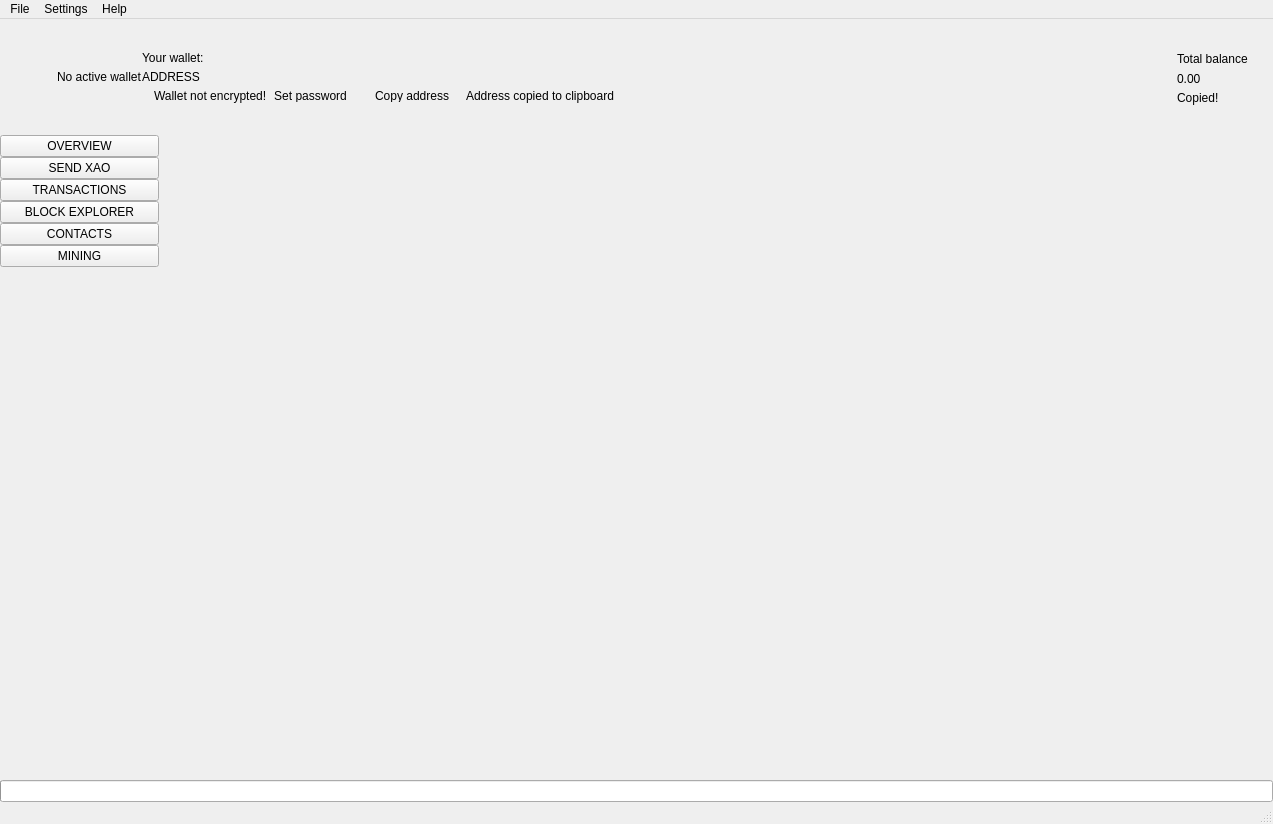
<?xml version="1.0" encoding="UTF-8"?>
<ui version="4.0">
 <class>MainWindow</class>
 <widget class="QMainWindow" name="MainWindow">
  <property name="geometry">
   <rect>
    <x>0</x>
    <y>0</y>
    <width>1273</width>
    <height>824</height>
   </rect>
  </property>
  <property name="sizePolicy">
   <sizepolicy hsizetype="Preferred" vsizetype="Preferred">
    <horstretch>0</horstretch>
    <verstretch>0</verstretch>
   </sizepolicy>
  </property>
  <property name="minimumSize">
   <size>
    <width>1260</width>
    <height>600</height>
   </size>
  </property>
  <property name="maximumSize">
   <size>
    <width>16777215</width>
    <height>16777215</height>
   </size>
  </property>
  <property name="windowTitle">
   <string>MainWindow</string>
  </property>
  <property name="windowIcon">
   <iconset>
    <normaloff>:/images/auruxcoin</normaloff>:/images/auruxcoin</iconset>
  </property>
  <widget class="QWidget" name="centralwidget">
   <layout class="QVBoxLayout" name="verticalLayout_2">
    <property name="spacing">
     <number>0</number>
    </property>
    <property name="leftMargin">
     <number>0</number>
    </property>
    <property name="topMargin">
     <number>0</number>
    </property>
    <property name="rightMargin">
     <number>0</number>
    </property>
    <property name="bottomMargin">
     <number>0</number>
    </property>
    <item>
     <widget class="QFrame" name="m_headerFrame">
      <property name="minimumSize">
       <size>
        <width>0</width>
        <height>116</height>
       </size>
      </property>
      <property name="maximumSize">
       <size>
        <width>16777215</width>
        <height>116</height>
       </size>
      </property>
      <property name="frameShape">
       <enum>QFrame::NoFrame</enum>
      </property>
      <property name="frameShadow">
       <enum>QFrame::Raised</enum>
      </property>
      <layout class="QHBoxLayout" name="horizontalLayout_3">
       <property name="spacing">
        <number>0</number>
       </property>
       <property name="leftMargin">
        <number>0</number>
       </property>
       <property name="topMargin">
        <number>0</number>
       </property>
       <property name="rightMargin">
        <number>25</number>
       </property>
       <property name="bottomMargin">
        <number>0</number>
       </property>
       <item>
        <spacer name="horizontalSpacer_2">
         <property name="orientation">
          <enum>Qt::Horizontal</enum>
         </property>
         <property name="sizeType">
          <enum>QSizePolicy::Fixed</enum>
         </property>
         <property name="sizeHint" stdset="0">
          <size>
           <width>30</width>
           <height>20</height>
          </size>
         </property>
        </spacer>
       </item>
       <item>
        <widget class="QLabel" name="m_logoLabel">
         <property name="text">
          <string/>
         </property>
        </widget>
       </item>
       <item>
        <spacer name="horizontalSpacer_5">
         <property name="orientation">
          <enum>Qt::Horizontal</enum>
         </property>
         <property name="sizeType">
          <enum>QSizePolicy::Fixed</enum>
         </property>
         <property name="sizeHint" stdset="0">
          <size>
           <width>20</width>
           <height>20</height>
          </size>
         </property>
        </spacer>
       </item>
       <item>
        <widget class="WalletGui::WalletSmallGrayTextLabel" name="m_noWalletLabel">
         <property name="text">
          <string>No active wallet</string>
         </property>
        </widget>
       </item>
       <item>
        <widget class="QFrame" name="m_walletFrame">
         <property name="frameShape">
          <enum>QFrame::NoFrame</enum>
         </property>
         <property name="frameShadow">
          <enum>QFrame::Raised</enum>
         </property>
         <layout class="QVBoxLayout" name="verticalLayout_3">
          <property name="spacing">
           <number>5</number>
          </property>
          <property name="leftMargin">
           <number>0</number>
          </property>
          <property name="topMargin">
           <number>0</number>
          </property>
          <property name="rightMargin">
           <number>0</number>
          </property>
          <property name="bottomMargin">
           <number>0</number>
          </property>
          <item>
           <spacer name="verticalSpacer_3">
            <property name="orientation">
             <enum>Qt::Vertical</enum>
            </property>
            <property name="sizeType">
             <enum>QSizePolicy::Minimum</enum>
            </property>
            <property name="sizeHint" stdset="0">
             <size>
              <width>20</width>
              <height>40</height>
             </size>
            </property>
           </spacer>
          </item>
          <item>
           <widget class="WalletGui::WalletSmallGrayTextLabel" name="m_walletLabel">
            <property name="text">
             <string>Your wallet:</string>
            </property>
            <property name="indent">
             <number>0</number>
            </property>
           </widget>
          </item>
          <item>
           <widget class="QLabel" name="m_addressLabel">
            <property name="sizePolicy">
             <sizepolicy hsizetype="Preferred" vsizetype="Preferred">
              <horstretch>0</horstretch>
              <verstretch>0</verstretch>
             </sizepolicy>
            </property>
            <property name="cursor">
             <cursorShape>PointingHandCursor</cursorShape>
            </property>
            <property name="toolTip">
             <string>Click to copy</string>
            </property>
            <property name="text">
             <string>ADDRESS</string>
            </property>
            <property name="indent">
             <number>0</number>
            </property>
           </widget>
          </item>
          <item>
           <layout class="QHBoxLayout" name="horizontalLayout_2">
            <property name="spacing">
             <number>0</number>
            </property>
            <item alignment="Qt::AlignTop">
             <widget class="QFrame" name="m_notEncryptedFrame">
              <property name="frameShape">
               <enum>QFrame::NoFrame</enum>
              </property>
              <property name="frameShadow">
               <enum>QFrame::Raised</enum>
              </property>
              <layout class="QHBoxLayout" name="horizontalLayout_4">
               <property name="spacing">
                <number>0</number>
               </property>
               <property name="leftMargin">
                <number>0</number>
               </property>
               <property name="topMargin">
                <number>0</number>
               </property>
               <property name="rightMargin">
                <number>0</number>
               </property>
               <property name="bottomMargin">
                <number>0</number>
               </property>
               <item alignment="Qt::AlignVCenter">
                <widget class="QLabel" name="m_notEncryptedIconLabel">
                 <property name="text">
                  <string/>
                 </property>
                 <property name="pixmap">
                  <pixmap resource="../../resources.qrc">:/icons/lock_open_gray</pixmap>
                 </property>
                 <property name="alignment">
                  <set>Qt::AlignLeading|Qt::AlignLeft|Qt::AlignVCenter</set>
                 </property>
                </widget>
               </item>
               <item>
                <spacer name="horizontalSpacer_11">
                 <property name="orientation">
                  <enum>Qt::Horizontal</enum>
                 </property>
                 <property name="sizeType">
                  <enum>QSizePolicy::Fixed</enum>
                 </property>
                 <property name="sizeHint" stdset="0">
                  <size>
                   <width>5</width>
                   <height>3</height>
                  </size>
                 </property>
                </spacer>
               </item>
               <item alignment="Qt::AlignVCenter">
                <widget class="WalletGui::WalletTinyGrayTextLabel" name="m_notEncryptedTextLabel">
                 <property name="text">
                  <string>Wallet not encrypted!</string>
                 </property>
                 <property name="alignment">
                  <set>Qt::AlignLeading|Qt::AlignLeft|Qt::AlignVCenter</set>
                 </property>
                </widget>
               </item>
               <item>
                <spacer name="horizontalSpacer_9">
                 <property name="orientation">
                  <enum>Qt::Horizontal</enum>
                 </property>
                 <property name="sizeType">
                  <enum>QSizePolicy::Fixed</enum>
                 </property>
                 <property name="sizeHint" stdset="0">
                  <size>
                   <width>3</width>
                   <height>3</height>
                  </size>
                 </property>
                </spacer>
               </item>
               <item alignment="Qt::AlignVCenter">
                <widget class="WalletGui::WalletTinyLinkLikeButton" name="m_encryptButton">
                 <property name="sizePolicy">
                  <sizepolicy hsizetype="Minimum" vsizetype="Minimum">
                   <horstretch>0</horstretch>
                   <verstretch>0</verstretch>
                  </sizepolicy>
                 </property>
                 <property name="minimumSize">
                  <size>
                   <width>0</width>
                   <height>3</height>
                  </size>
                 </property>
                 <property name="cursor">
                  <cursorShape>PointingHandCursor</cursorShape>
                 </property>
                 <property name="text">
                  <string>Set password</string>
                 </property>
                 <property name="flat">
                  <bool>true</bool>
                 </property>
                </widget>
               </item>
               <item>
                <spacer name="horizontalSpacer_10">
                 <property name="orientation">
                  <enum>Qt::Horizontal</enum>
                 </property>
                 <property name="sizeType">
                  <enum>QSizePolicy::Fixed</enum>
                 </property>
                 <property name="sizeHint" stdset="0">
                  <size>
                   <width>20</width>
                   <height>3</height>
                  </size>
                 </property>
                </spacer>
               </item>
              </layout>
             </widget>
            </item>
            <item alignment="Qt::AlignVCenter">
             <widget class="WalletGui::WalletTinyLinkLikeButton" name="m_copyAddressButton">
              <property name="sizePolicy">
               <sizepolicy hsizetype="Minimum" vsizetype="Minimum">
                <horstretch>0</horstretch>
                <verstretch>0</verstretch>
               </sizepolicy>
              </property>
              <property name="minimumSize">
               <size>
                <width>0</width>
                <height>3</height>
               </size>
              </property>
              <property name="cursor">
               <cursorShape>PointingHandCursor</cursorShape>
              </property>
              <property name="focusPolicy">
               <enum>Qt::NoFocus</enum>
              </property>
              <property name="autoFillBackground">
               <bool>true</bool>
              </property>
              <property name="text">
               <string>Copy address</string>
              </property>
              <property name="flat">
               <bool>true</bool>
              </property>
             </widget>
            </item>
            <item>
             <spacer name="horizontalSpacer_7">
              <property name="orientation">
               <enum>Qt::Horizontal</enum>
              </property>
              <property name="sizeType">
               <enum>QSizePolicy::Fixed</enum>
              </property>
              <property name="sizeHint" stdset="0">
               <size>
                <width>13</width>
                <height>3</height>
               </size>
              </property>
             </spacer>
            </item>
            <item alignment="Qt::AlignVCenter">
             <widget class="WalletGui::CopyMagicLabel" name="m_copyAddressLabel">
              <property name="text">
               <string>Address copied to clipboard</string>
              </property>
              <property name="alignment">
               <set>Qt::AlignLeading|Qt::AlignLeft|Qt::AlignVCenter</set>
              </property>
             </widget>
            </item>
            <item>
             <spacer name="horizontalSpacer">
              <property name="orientation">
               <enum>Qt::Horizontal</enum>
              </property>
              <property name="sizeHint" stdset="0">
               <size>
                <width>40</width>
                <height>3</height>
               </size>
              </property>
             </spacer>
            </item>
           </layout>
          </item>
          <item>
           <spacer name="verticalSpacer_2">
            <property name="orientation">
             <enum>Qt::Vertical</enum>
            </property>
            <property name="sizeType">
             <enum>QSizePolicy::Minimum</enum>
            </property>
            <property name="sizeHint" stdset="0">
             <size>
              <width>20</width>
              <height>40</height>
             </size>
            </property>
           </spacer>
          </item>
         </layout>
        </widget>
       </item>
       <item>
        <spacer name="horizontalSpacer_3">
         <property name="orientation">
          <enum>Qt::Horizontal</enum>
         </property>
         <property name="sizeType">
          <enum>QSizePolicy::Expanding</enum>
         </property>
         <property name="sizeHint" stdset="0">
          <size>
           <width>34</width>
           <height>20</height>
          </size>
         </property>
        </spacer>
       </item>
       <item>
        <spacer name="horizontalSpacer_8">
         <property name="orientation">
          <enum>Qt::Horizontal</enum>
         </property>
         <property name="sizeType">
          <enum>QSizePolicy::Fixed</enum>
         </property>
         <property name="sizeHint" stdset="0">
          <size>
           <width>34</width>
           <height>20</height>
          </size>
         </property>
        </spacer>
       </item>
       <item alignment="Qt::AlignRight|Qt::AlignVCenter">
        <widget class="QFrame" name="m_balanceFrame">
         <layout class="QGridLayout" name="gridLayout">
          <property name="leftMargin">
           <number>0</number>
          </property>
          <property name="topMargin">
           <number>30</number>
          </property>
          <property name="rightMargin">
           <number>0</number>
          </property>
          <property name="bottomMargin">
           <number>0</number>
          </property>
          <property name="verticalSpacing">
           <number>3</number>
          </property>
          <item row="0" column="2">
           <layout class="QVBoxLayout" name="verticalLayout_4">
            <item>
             <widget class="QLabel" name="m_balanceTextLabel">
              <property name="text">
               <string>Total balance</string>
              </property>
             </widget>
            </item>
            <item>
             <widget class="QLabel" name="m_balanceLabel">
              <property name="cursor">
               <cursorShape>PointingHandCursor</cursorShape>
              </property>
              <property name="toolTip">
               <string>Click to copy</string>
              </property>
              <property name="text">
               <string>0.00</string>
              </property>
             </widget>
            </item>
           </layout>
          </item>
          <item row="1" column="2">
           <widget class="WalletGui::CopyMagicLabel" name="m_balanceCopyLabel">
            <property name="text">
             <string>Copied!</string>
            </property>
           </widget>
          </item>
          <item row="0" column="1">
           <spacer name="horizontalSpacer_6">
            <property name="orientation">
             <enum>Qt::Horizontal</enum>
            </property>
            <property name="sizeType">
             <enum>QSizePolicy::Fixed</enum>
            </property>
            <property name="sizeHint" stdset="0">
             <size>
              <width>2</width>
              <height>39</height>
             </size>
            </property>
           </spacer>
          </item>
          <item row="2" column="2">
           <spacer name="verticalSpacer_5">
            <property name="orientation">
             <enum>Qt::Vertical</enum>
            </property>
            <property name="sizeType">
             <enum>QSizePolicy::Expanding</enum>
            </property>
            <property name="sizeHint" stdset="0">
             <size>
              <width>20</width>
              <height>50</height>
             </size>
            </property>
           </spacer>
          </item>
          <item row="0" column="0">
           <widget class="QLabel" name="m_balanceIconLabel">
            <property name="text">
             <string/>
            </property>
            <property name="pixmap">
             <pixmap resource="../../resources.qrc">:/icons/total_balance</pixmap>
            </property>
           </widget>
          </item>
         </layout>
        </widget>
       </item>
      </layout>
     </widget>
    </item>
    <item>
     <layout class="QHBoxLayout" name="horizontalLayout" stretch="0,0,0,0,0,0,0,0">
      <property name="spacing">
       <number>0</number>
      </property>
      <item>
       <widget class="QFrame" name="m_toolFrame">
        <property name="frameShape">
         <enum>QFrame::NoFrame</enum>
        </property>
        <property name="frameShadow">
         <enum>QFrame::Plain</enum>
        </property>
        <property name="lineWidth">
         <number>0</number>
        </property>
        <layout class="QVBoxLayout" name="verticalLayout">
         <property name="spacing">
          <number>0</number>
         </property>
         <property name="leftMargin">
          <number>0</number>
         </property>
         <property name="topMargin">
          <number>0</number>
         </property>
         <property name="rightMargin">
          <number>0</number>
         </property>
         <property name="bottomMargin">
          <number>0</number>
         </property>
         <item>
          <widget class="QPushButton" name="m_overviewButton">
           <property name="sizePolicy">
            <sizepolicy hsizetype="Minimum" vsizetype="Fixed">
             <horstretch>0</horstretch>
             <verstretch>0</verstretch>
            </sizepolicy>
           </property>
           <property name="focusPolicy">
            <enum>Qt::NoFocus</enum>
           </property>
           <property name="text">
            <string>OVERVIEW</string>
           </property>
           <property name="checkable">
            <bool>true</bool>
           </property>
           <attribute name="buttonGroup">
            <string notr="true">m_toolButtonGroup</string>
           </attribute>
          </widget>
         </item>
         <item>
          <widget class="QPushButton" name="m_sendButton">
           <property name="sizePolicy">
            <sizepolicy hsizetype="Minimum" vsizetype="Fixed">
             <horstretch>0</horstretch>
             <verstretch>0</verstretch>
            </sizepolicy>
           </property>
           <property name="focusPolicy">
            <enum>Qt::NoFocus</enum>
           </property>
           <property name="text">
            <string>SEND XAO</string>
           </property>
           <property name="checkable">
            <bool>true</bool>
           </property>
           <attribute name="buttonGroup">
            <string notr="true">m_toolButtonGroup</string>
           </attribute>
          </widget>
         </item>
         <item>
          <widget class="QPushButton" name="m_transactionsButton">
           <property name="sizePolicy">
            <sizepolicy hsizetype="Minimum" vsizetype="Fixed">
             <horstretch>0</horstretch>
             <verstretch>0</verstretch>
            </sizepolicy>
           </property>
           <property name="focusPolicy">
            <enum>Qt::NoFocus</enum>
           </property>
           <property name="text">
            <string>TRANSACTIONS</string>
           </property>
           <property name="checkable">
            <bool>true</bool>
           </property>
           <attribute name="buttonGroup">
            <string notr="true">m_toolButtonGroup</string>
           </attribute>
          </widget>
         </item>
         <item>
          <widget class="QPushButton" name="m_blockExplorerButton">
           <property name="focusPolicy">
            <enum>Qt::NoFocus</enum>
           </property>
           <property name="text">
            <string>BLOCK EXPLORER</string>
           </property>
           <property name="checkable">
            <bool>true</bool>
           </property>
           <attribute name="buttonGroup">
            <string notr="true">m_toolButtonGroup</string>
           </attribute>
          </widget>
         </item>
         <item>
          <widget class="QPushButton" name="m_addressBookButton">
           <property name="sizePolicy">
            <sizepolicy hsizetype="Minimum" vsizetype="Fixed">
             <horstretch>0</horstretch>
             <verstretch>0</verstretch>
            </sizepolicy>
           </property>
           <property name="focusPolicy">
            <enum>Qt::NoFocus</enum>
           </property>
           <property name="text">
            <string>CONTACTS</string>
           </property>
           <property name="checkable">
            <bool>true</bool>
           </property>
           <attribute name="buttonGroup">
            <string notr="true">m_toolButtonGroup</string>
           </attribute>
          </widget>
         </item>
         <item>
          <widget class="QPushButton" name="m_miningButton">
           <property name="focusPolicy">
            <enum>Qt::NoFocus</enum>
           </property>
           <property name="text">
            <string>MINING</string>
           </property>
           <property name="checkable">
            <bool>true</bool>
           </property>
           <attribute name="buttonGroup">
            <string notr="true">m_toolButtonGroup</string>
           </attribute>
          </widget>
         </item>
         <item>
          <spacer name="verticalSpacer">
           <property name="orientation">
            <enum>Qt::Vertical</enum>
           </property>
           <property name="sizeHint" stdset="0">
            <size>
             <width>20</width>
             <height>40</height>
            </size>
           </property>
          </spacer>
         </item>
        </layout>
       </widget>
      </item>
      <item>
       <widget class="WalletGui::OverviewFrame" name="m_overviewFrame">
        <property name="frameShape">
         <enum>QFrame::NoFrame</enum>
        </property>
        <property name="frameShadow">
         <enum>QFrame::Raised</enum>
        </property>
       </widget>
      </item>
      <item>
       <widget class="WalletGui::SendFrame" name="m_sendFrame">
        <property name="frameShape">
         <enum>QFrame::NoFrame</enum>
        </property>
        <property name="frameShadow">
         <enum>QFrame::Raised</enum>
        </property>
       </widget>
      </item>
      <item>
       <widget class="WalletGui::TransactionsFrame" name="m_transactionsFrame">
        <property name="frameShape">
         <enum>QFrame::NoFrame</enum>
        </property>
        <property name="frameShadow">
         <enum>QFrame::Raised</enum>
        </property>
       </widget>
      </item>
      <item>
       <widget class="WalletGui::AddressBookFrame" name="m_addressBookFrame">
        <property name="frameShape">
         <enum>QFrame::NoFrame</enum>
        </property>
        <property name="frameShadow">
         <enum>QFrame::Raised</enum>
        </property>
       </widget>
      </item>
      <item>
       <widget class="WalletGui::NoWalletFrame" name="m_noWalletFrame">
        <property name="frameShape">
         <enum>QFrame::NoFrame</enum>
        </property>
        <property name="frameShadow">
         <enum>QFrame::Raised</enum>
        </property>
       </widget>
      </item>
      <item>
       <widget class="WalletGui::BlockExplorerFrame" name="m_blockExplorerFrame">
        <property name="frameShape">
         <enum>QFrame::NoFrame</enum>
        </property>
        <property name="frameShadow">
         <enum>QFrame::Raised</enum>
        </property>
       </widget>
      </item>
      <item>
       <widget class="WalletGui::MiningFrame" name="m_miningFrame">
        <property name="frameShape">
         <enum>QFrame::NoFrame</enum>
        </property>
        <property name="frameShadow">
         <enum>QFrame::Raised</enum>
        </property>
       </widget>
      </item>
     </layout>
    </item>
    <item>
     <widget class="QProgressBar" name="m_syncProgress">
      <property name="maximum">
       <number>100</number>
      </property>
      <property name="value">
       <number>0</number>
      </property>
      <property name="textVisible">
       <bool>false</bool>
      </property>
     </widget>
    </item>
   </layout>
  </widget>
  <widget class="QMenuBar" name="menubar">
   <property name="geometry">
    <rect>
     <x>0</x>
     <y>0</y>
     <width>1273</width>
     <height>21</height>
    </rect>
   </property>
   <widget class="QMenu" name="menuFile">
    <property name="title">
     <string>File</string>
    </property>
    <addaction name="m_createWalletAction"/>
    <addaction name="m_openWalletAction"/>
    <addaction name="m_recentWalletsAction"/>
    <addaction name="m_backupWalletAction"/>
    <addaction name="m_saveKeysAction"/>
    <addaction name="m_resetAction"/>
    <addaction name="m_importKeyAction"/>
    <addaction name="m_exportKeyAction"/>
    <addaction name="m_exportTrackingKeyAction"/>
    <addaction name="m_exitAction"/>
   </widget>
   <widget class="QMenu" name="menuSettings">
    <property name="title">
     <string>Settings</string>
    </property>
    <widget class="QMenu" name="menuThemes">
     <property name="title">
      <string>Themes</string>
     </property>
    </widget>
    <addaction name="m_encryptWalletAction"/>
    <addaction name="m_changePasswordAction"/>
    <addaction name="separator"/>
    <addaction name="m_autostartAction"/>
    <addaction name="m_minimizeToTrayAction"/>
    <addaction name="m_closeToTrayAction"/>
    <addaction name="separator"/>
    <addaction name="m_preferencesAction"/>
    <addaction name="menuThemes"/>
   </widget>
   <widget class="QMenu" name="menuHelp">
    <property name="title">
     <string>Help</string>
    </property>
    <addaction name="m_communityForumAction"/>
    <addaction name="m_reportIssueAction"/>
    <addaction name="m_aboutauruxcoinAction"/>
    <addaction name="m_aboutQtAction"/>
   </widget>
   <addaction name="menuFile"/>
   <addaction name="menuSettings"/>
   <addaction name="menuHelp"/>
  </widget>
  <widget class="WalletGui::WalletStatusBar" name="statusBar"/>
  <action name="m_exitAction">
   <property name="checkable">
    <bool>false</bool>
   </property>
   <property name="enabled">
    <bool>true</bool>
   </property>
   <property name="text">
    <string>Exit</string>
   </property>
   <property name="shortcut">
    <string>Ctrl+Q</string>
   </property>
  </action>
  <action name="m_createWalletAction">
   <property name="enabled">
    <bool>true</bool>
   </property>
   <property name="text">
    <string>Create wallet</string>
   </property>
  </action>
  <action name="m_openWalletAction">
   <property name="enabled">
    <bool>true</bool>
   </property>
   <property name="text">
    <string>Open wallet</string>
   </property>
  </action>
  <action name="m_encryptWalletAction">
   <property name="enabled">
    <bool>true</bool>
   </property>
   <property name="text">
    <string>Encrypt wallet</string>
   </property>
  </action>
  <action name="m_changePasswordAction">
   <property name="enabled">
    <bool>true</bool>
   </property>
   <property name="text">
    <string>Change password</string>
   </property>
   <property name="toolTip">
    <string>Change password</string>
   </property>
  </action>
  <action name="m_aboutauruxcoinAction">
   <property name="enabled">
    <bool>true</bool>
   </property>
   <property name="text">
    <string>About auruxcoin</string>
   </property>
  </action>
  <action name="m_aboutQtAction">
   <property name="enabled">
    <bool>true</bool>
   </property>
   <property name="text">
    <string>About Qt</string>
   </property>
  </action>
  <action name="m_backupWalletAction">
   <property name="enabled">
    <bool>true</bool>
   </property>
   <property name="text">
    <string>Backup wallet</string>
   </property>
  </action>
  <action name="m_autostartAction">
   <property name="checkable">
    <bool>true</bool>
   </property>
   <property name="text">
    <string>Start on system login</string>
   </property>
  </action>
  <action name="m_minimizeToTrayAction">
   <property name="checkable">
    <bool>true</bool>
   </property>
   <property name="text">
    <string>Minimize to tray</string>
   </property>
  </action>
  <action name="m_closeToTrayAction">
   <property name="checkable">
    <bool>true</bool>
   </property>
   <property name="text">
    <string>Close to tray</string>
   </property>
  </action>
  <action name="m_preferencesAction">
   <property name="text">
    <string>Preferences</string>
   </property>
  </action>
  <action name="m_recentWalletsAction">
   <property name="text">
    <string>Recent wallets</string>
   </property>
  </action>
  <action name="m_exportTrackingKeyAction">
   <property name="text">
    <string>Export tracking key</string>
   </property>
   <property name="toolTip">
    <string>Export tracking key</string>
   </property>
  </action>
  <action name="m_importKeyAction">
   <property name="text">
    <string>Import key</string>
   </property>
   <property name="toolTip">
    <string>Import key</string>
   </property>
  </action>
  <action name="m_communityForumAction">
   <property name="text">
    <string>Community forum</string>
   </property>
  </action>
  <action name="m_reportIssueAction">
   <property name="text">
    <string>Report an issue</string>
   </property>
  </action>
  <action name="m_resetAction">
   <property name="text">
    <string>Reset wallet</string>
   </property>
  </action>
  <action name="m_saveKeysAction">
   <property name="text">
    <string>Save wallet keys</string>
   </property>
  </action>
  <action name="m_exportKeyAction">
   <property name="text">
    <string>Export key</string>
   </property>
   <property name="toolTip">
    <string>Export key</string>
   </property>
  </action>
 </widget>
 <customwidgets>
  <customwidget>
   <class>WalletGui::WalletSmallGrayTextLabel</class>
   <extends>QLabel</extends>
   <header>Gui/Common/WalletTextLabel.h</header>
  </customwidget>
  <customwidget>
   <class>WalletGui::CopyMagicLabel</class>
   <extends>QLabel</extends>
   <header>Gui/Common/CopyMagicLabel.h</header>
  </customwidget>
  <customwidget>
   <class>WalletGui::WalletTinyLinkLikeButton</class>
   <extends>QPushButton</extends>
   <header>Gui/Common/WalletLinkLikeButton.h</header>
  </customwidget>
  <customwidget>
   <class>WalletGui::OverviewFrame</class>
   <extends>QFrame</extends>
   <header>Gui/Overview/OverviewFrame.h</header>
   <container>1</container>
  </customwidget>
  <customwidget>
   <class>WalletGui::NoWalletFrame</class>
   <extends>QFrame</extends>
   <header>Gui/NoWallet/NoWalletFrame.h</header>
   <container>1</container>
  </customwidget>
  <customwidget>
   <class>WalletGui::WalletTinyGrayTextLabel</class>
   <extends>QLabel</extends>
   <header>Gui/Common/WalletTextLabel.h</header>
  </customwidget>
  <customwidget>
   <class>WalletGui::TransactionsFrame</class>
   <extends>QFrame</extends>
   <header>Gui/Transactions/TransactionsFrame.h</header>
   <container>1</container>
  </customwidget>
  <customwidget>
   <class>WalletGui::SendFrame</class>
   <extends>QFrame</extends>
   <header>Gui/Send/SendFrame.h</header>
   <container>1</container>
  </customwidget>
  <customwidget>
   <class>WalletGui::AddressBookFrame</class>
   <extends>QFrame</extends>
   <header>Gui/AddressBook/AddressBookFrame.h</header>
   <container>1</container>
  </customwidget>
  <customwidget>
   <class>WalletGui::BlockExplorerFrame</class>
   <extends>QFrame</extends>
   <header>Gui/BlockchainExplorer/BlockExplorerFrame.h</header>
   <container>1</container>
  </customwidget>
  <customwidget>
   <class>WalletGui::MiningFrame</class>
   <extends>QFrame</extends>
   <header>Gui/Mining/MiningFrame.h</header>
   <container>1</container>
  </customwidget>
  <customwidget>
   <class>WalletGui::WalletStatusBar</class>
   <extends>QStatusBar</extends>
   <header>Gui/MainWindow/WalletStatusBar.h</header>
  </customwidget>
 </customwidgets>
 <resources>
  <include location="../../resources.qrc"/>
 </resources>
 <connections>
  <connection>
   <sender>m_createWalletAction</sender>
   <signal>triggered()</signal>
   <receiver>MainWindow</receiver>
   <slot>createWallet()</slot>
   <hints>
    <hint type="sourcelabel">
     <x>-1</x>
     <y>-1</y>
    </hint>
    <hint type="destinationlabel">
     <x>449</x>
     <y>299</y>
    </hint>
   </hints>
  </connection>
  <connection>
   <sender>m_openWalletAction</sender>
   <signal>triggered()</signal>
   <receiver>MainWindow</receiver>
   <slot>openWallet()</slot>
   <hints>
    <hint type="sourcelabel">
     <x>-1</x>
     <y>-1</y>
    </hint>
    <hint type="destinationlabel">
     <x>449</x>
     <y>299</y>
    </hint>
   </hints>
  </connection>
  <connection>
   <sender>m_encryptWalletAction</sender>
   <signal>triggered()</signal>
   <receiver>MainWindow</receiver>
   <slot>encryptWallet()</slot>
   <hints>
    <hint type="sourcelabel">
     <x>-1</x>
     <y>-1</y>
    </hint>
    <hint type="destinationlabel">
     <x>449</x>
     <y>299</y>
    </hint>
   </hints>
  </connection>
  <connection>
   <sender>m_changePasswordAction</sender>
   <signal>triggered()</signal>
   <receiver>MainWindow</receiver>
   <slot>encryptWallet()</slot>
   <hints>
    <hint type="sourcelabel">
     <x>-1</x>
     <y>-1</y>
    </hint>
    <hint type="destinationlabel">
     <x>449</x>
     <y>299</y>
    </hint>
   </hints>
  </connection>
  <connection>
   <sender>m_aboutQtAction</sender>
   <signal>triggered()</signal>
   <receiver>MainWindow</receiver>
   <slot>aboutQt()</slot>
   <hints>
    <hint type="sourcelabel">
     <x>-1</x>
     <y>-1</y>
    </hint>
    <hint type="destinationlabel">
     <x>449</x>
     <y>299</y>
    </hint>
   </hints>
  </connection>
  <connection>
   <sender>m_backupWalletAction</sender>
   <signal>triggered()</signal>
   <receiver>MainWindow</receiver>
   <slot>backupWallet()</slot>
   <hints>
    <hint type="sourcelabel">
     <x>-1</x>
     <y>-1</y>
    </hint>
    <hint type="destinationlabel">
     <x>449</x>
     <y>299</y>
    </hint>
   </hints>
  </connection>
  <connection>
   <sender>m_aboutauruxcoinAction</sender>
   <signal>triggered()</signal>
   <receiver>MainWindow</receiver>
   <slot>about()</slot>
   <hints>
    <hint type="sourcelabel">
     <x>-1</x>
     <y>-1</y>
    </hint>
    <hint type="destinationlabel">
     <x>459</x>
     <y>299</y>
    </hint>
   </hints>
  </connection>
  <connection>
   <sender>m_overviewButton</sender>
   <signal>toggled(bool)</signal>
   <receiver>m_overviewFrame</receiver>
   <slot>setVisible(bool)</slot>
   <hints>
    <hint type="sourcelabel">
     <x>105</x>
     <y>154</y>
    </hint>
    <hint type="destinationlabel">
     <x>315</x>
     <y>448</y>
    </hint>
   </hints>
  </connection>
  <connection>
   <sender>m_transactionsButton</sender>
   <signal>toggled(bool)</signal>
   <receiver>m_transactionsFrame</receiver>
   <slot>setVisible(bool)</slot>
   <hints>
    <hint type="sourcelabel">
     <x>105</x>
     <y>178</y>
    </hint>
    <hint type="destinationlabel">
     <x>734</x>
     <y>448</y>
    </hint>
   </hints>
  </connection>
  <connection>
   <sender>m_addressBookButton</sender>
   <signal>toggled(bool)</signal>
   <receiver>m_addressBookFrame</receiver>
   <slot>setVisible(bool)</slot>
   <hints>
    <hint type="sourcelabel">
     <x>105</x>
     <y>226</y>
    </hint>
    <hint type="destinationlabel">
     <x>944</x>
     <y>448</y>
    </hint>
   </hints>
  </connection>
  <connection>
   <sender>m_sendButton</sender>
   <signal>toggled(bool)</signal>
   <receiver>m_sendFrame</receiver>
   <slot>setVisible(bool)</slot>
   <hints>
    <hint type="sourcelabel">
     <x>105</x>
     <y>250</y>
    </hint>
    <hint type="destinationlabel">
     <x>524</x>
     <y>448</y>
    </hint>
   </hints>
  </connection>
  <connection>
   <sender>m_copyAddressButton</sender>
   <signal>clicked()</signal>
   <receiver>MainWindow</receiver>
   <slot>copyAddress()</slot>
   <hints>
    <hint type="sourcelabel">
     <x>455</x>
     <y>112</y>
    </hint>
    <hint type="destinationlabel">
     <x>629</x>
     <y>399</y>
    </hint>
   </hints>
  </connection>
  <connection>
   <sender>m_autostartAction</sender>
   <signal>triggered(bool)</signal>
   <receiver>MainWindow</receiver>
   <slot>setStartOnLoginEnabled(bool)</slot>
   <hints>
    <hint type="sourcelabel">
     <x>-1</x>
     <y>-1</y>
    </hint>
    <hint type="destinationlabel">
     <x>629</x>
     <y>399</y>
    </hint>
   </hints>
  </connection>
  <connection>
   <sender>m_minimizeToTrayAction</sender>
   <signal>triggered(bool)</signal>
   <receiver>MainWindow</receiver>
   <slot>setMinimizeToTrayEnabled(bool)</slot>
   <hints>
    <hint type="sourcelabel">
     <x>-1</x>
     <y>-1</y>
    </hint>
    <hint type="destinationlabel">
     <x>629</x>
     <y>399</y>
    </hint>
   </hints>
  </connection>
  <connection>
   <sender>m_closeToTrayAction</sender>
   <signal>triggered(bool)</signal>
   <receiver>MainWindow</receiver>
   <slot>setCloseToTrayEnabled(bool)</slot>
   <hints>
    <hint type="sourcelabel">
     <x>-1</x>
     <y>-1</y>
    </hint>
    <hint type="destinationlabel">
     <x>629</x>
     <y>399</y>
    </hint>
   </hints>
  </connection>
  <connection>
   <sender>m_encryptButton</sender>
   <signal>clicked()</signal>
   <receiver>m_encryptWalletAction</receiver>
   <slot>trigger()</slot>
   <hints>
    <hint type="sourcelabel">
     <x>396</x>
     <y>121</y>
    </hint>
    <hint type="destinationlabel">
     <x>-1</x>
     <y>-1</y>
    </hint>
   </hints>
  </connection>
  <connection>
   <sender>m_preferencesAction</sender>
   <signal>triggered()</signal>
   <receiver>MainWindow</receiver>
   <slot>showPreferences()</slot>
   <hints>
    <hint type="sourcelabel">
     <x>-1</x>
     <y>-1</y>
    </hint>
    <hint type="destinationlabel">
     <x>629</x>
     <y>404</y>
    </hint>
   </hints>
  </connection>
  <connection>
   <sender>m_blockExplorerButton</sender>
   <signal>toggled(bool)</signal>
   <receiver>m_blockExplorerFrame</receiver>
   <slot>setVisible(bool)</slot>
   <hints>
    <hint type="sourcelabel">
     <x>90</x>
     <y>226</y>
    </hint>
    <hint type="destinationlabel">
     <x>1168</x>
     <y>453</y>
    </hint>
   </hints>
  </connection>
  <connection>
   <sender>m_miningButton</sender>
   <signal>toggled(bool)</signal>
   <receiver>m_miningFrame</receiver>
   <slot>setVisible(bool)</slot>
   <hints>
    <hint type="sourcelabel">
     <x>82</x>
     <y>274</y>
    </hint>
    <hint type="destinationlabel">
     <x>1180</x>
     <y>453</y>
    </hint>
   </hints>
  </connection>
  <connection>
   <sender>m_exportTrackingKeyAction</sender>
   <signal>triggered()</signal>
   <receiver>MainWindow</receiver>
   <slot>exportTrackingKey()</slot>
   <hints>
    <hint type="sourcelabel">
     <x>-1</x>
     <y>-1</y>
    </hint>
    <hint type="destinationlabel">
     <x>629</x>
     <y>404</y>
    </hint>
   </hints>
  </connection>
  <connection>
   <sender>m_importKeyAction</sender>
   <signal>triggered()</signal>
   <receiver>MainWindow</receiver>
   <slot>importKey()</slot>
   <hints>
    <hint type="sourcelabel">
     <x>-1</x>
     <y>-1</y>
    </hint>
    <hint type="destinationlabel">
     <x>629</x>
     <y>404</y>
    </hint>
   </hints>
  </connection>
  <connection>
   <sender>m_communityForumAction</sender>
   <signal>triggered()</signal>
   <receiver>MainWindow</receiver>
   <slot>communityForumTriggered()</slot>
   <hints>
    <hint type="sourcelabel">
     <x>-1</x>
     <y>-1</y>
    </hint>
    <hint type="destinationlabel">
     <x>629</x>
     <y>404</y>
    </hint>
   </hints>
  </connection>
  <connection>
   <sender>m_reportIssueAction</sender>
   <signal>triggered()</signal>
   <receiver>MainWindow</receiver>
   <slot>reportIssueTriggered()</slot>
   <hints>
    <hint type="sourcelabel">
     <x>-1</x>
     <y>-1</y>
    </hint>
    <hint type="destinationlabel">
     <x>629</x>
     <y>404</y>
    </hint>
   </hints>
  </connection>
  <connection>
   <sender>m_resetAction</sender>
   <signal>triggered()</signal>
   <receiver>MainWindow</receiver>
   <slot>resetWallet()</slot>
   <hints>
    <hint type="sourcelabel">
     <x>-1</x>
     <y>-1</y>
    </hint>
    <hint type="destinationlabel">
     <x>629</x>
     <y>404</y>
    </hint>
   </hints>
  </connection>
  <connection>
   <sender>m_saveKeysAction</sender>
   <signal>triggered()</signal>
   <receiver>MainWindow</receiver>
   <slot>saveWalletKeys()</slot>
   <hints>
    <hint type="sourcelabel">
     <x>-1</x>
     <y>-1</y>
    </hint>
    <hint type="destinationlabel">
     <x>636</x>
     <y>411</y>
    </hint>
   </hints>
  </connection>
  <connection>
   <sender>m_exportKeyAction</sender>
   <signal>triggered()</signal>
   <receiver>MainWindow</receiver>
   <slot>exportKey()</slot>
   <hints>
    <hint type="sourcelabel">
     <x>-1</x>
     <y>-1</y>
    </hint>
    <hint type="destinationlabel">
     <x>636</x>
     <y>411</y>
    </hint>
   </hints>
  </connection>
 </connections>
 <slots>
  <slot>createWallet()</slot>
  <slot>openWallet()</slot>
  <slot>encryptWallet()</slot>
  <slot>aboutQt()</slot>
  <slot>backupWallet()</slot>
  <slot>showLog()</slot>
  <slot>about()</slot>
  <slot>copyAddress()</slot>
  <slot>setStartOnLoginEnabled(bool)</slot>
  <slot>setMinimizeToTrayEnabled(bool)</slot>
  <slot>setCloseToTrayEnabled(bool)</slot>
  <slot>showPreferences()</slot>
  <slot>exportTrackingKey()</slot>
  <slot>importKey()</slot>
  <slot>communityForumTriggered()</slot>
  <slot>reportIssueTriggered()</slot>
  <slot>resetWallet()</slot>
  <slot>saveWalletKeys()</slot>
  <slot>exportKey()</slot>
 </slots>
 <buttongroups>
  <buttongroup name="m_toolButtonGroup">
   <property name="exclusive">
    <bool>true</bool>
   </property>
  </buttongroup>
 </buttongroups>
</ui>
